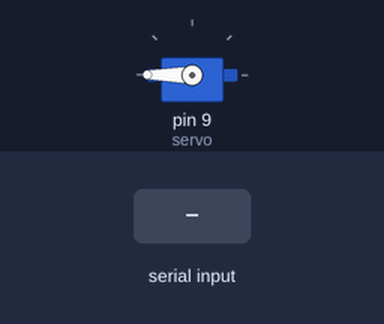
Simulated run of this sketch. Board: Arduino Uno, built with avr-gcc and run on an emulated ATmega328P. Parts: servo. Inputs (shaded band) come from the test bench.

Above: at 1.2 s.
1.3 s: "1\n" received over Serial
At 1.95 s:
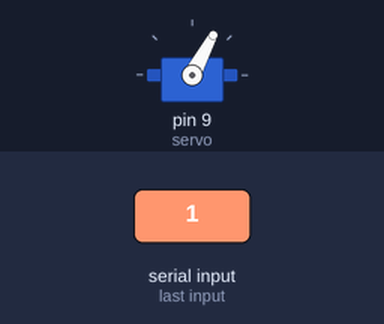
At 4.4 s:
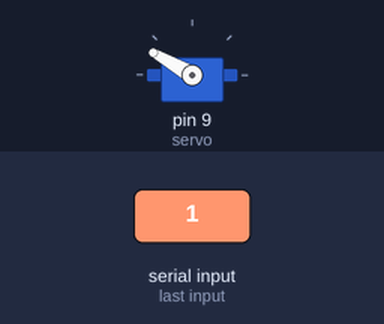
Timing chart, 0 to 5.9 s (numbered marks = the images above; inputs shaded):
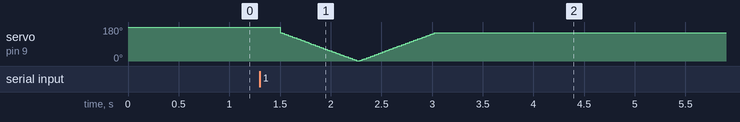

The sketch:

arduino.ino
```cpp
#include <Servo.h>
Servo servo;
int pos = 180;

void setup() {
  Serial.begin(9600);
  servo.attach(9);
  servo.write(pos);
}

void loop() {
  if (Serial.available() > 0) {
    int value = Serial.parseInt();

    if(value == 1) {
      for(pos = 150; pos >= 0; pos -= 1) {
          servo.write(pos);
          delay(5);
        }

        for(pos = 0; pos <= 150; pos += 1) {
          servo.write(pos);
          delay(5);
        }
    } else {
      // do nothing
    }
  }
  delay(500);
}
```
